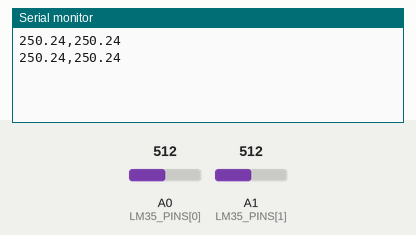
Recording of a sketch running on a simulated Arduino Uno, built with avr-gcc and run on an emulated ATmega328P. Parts: the last lines printed to the serial monitor. The inputs (shaded band) are chosen by the test bench; at power-on: A0 (LM35_PINS[0]) = 512, A1 (LM35_PINS[1]) = 512.

Above: at 1.8 s.
1.9 s: A0 (LM35_PINS[0]) set to 716
At 2.3 s:
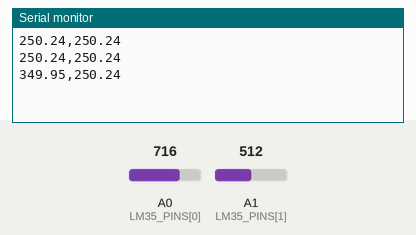
3.4 s: A1 (LM35_PINS[1]) set to 716
At 4.7 s:
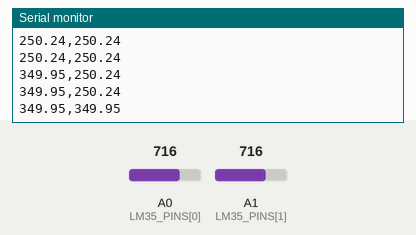
4.9 s: A0 (LM35_PINS[0]) set to 900
At 5.8 s:
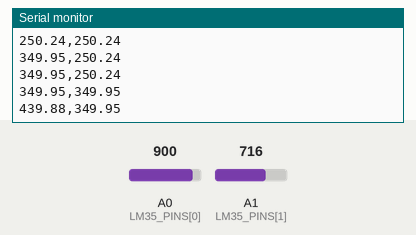
6.4 s: A1 (LM35_PINS[1]) set to 900
At 7.6 s:
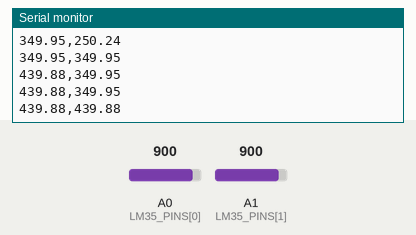
Timing chart, 0 to 8.9 s (numbered marks = the images above; inputs shaded):
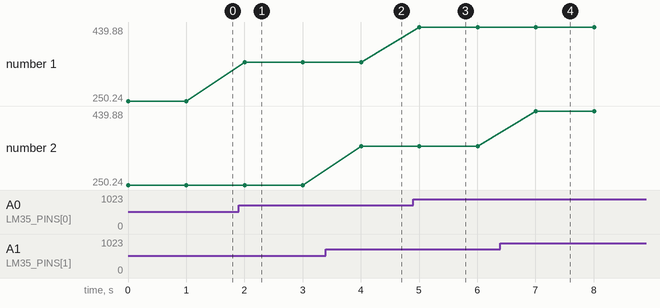

The sketch:

LM35_TempReader.ino
```cpp
const int LM35_PINS[2] = {A0, A1};

float readTemperatureC(int adcValue) {
  return (adcValue * 500.0) / 1023.0;
}

void setup() {
  Serial.begin(9600);
}

void loop() {
  int adcValues[2];
  float temperatures[2];

  for (int i = 0; i < 2; i++) {
    adcValues[i] = analogRead(LM35_PINS[i]);
    temperatures[i] = readTemperatureC(adcValues[i]);
  }

  Serial.print(temperatures[0]);
  Serial.print(",");
  Serial.println(temperatures[1]);

  delay(1000);
}
```

Measured:
- after the input at 1.9 s, the serial monitor: prints a new line after 0.10 s (image 1)
- after the input at 3.4 s, the serial monitor: prints a new line after 0.61 s (image 2)
- after the input at 4.9 s, the serial monitor: prints a new line after 0.11 s (image 3)
- after the input at 6.4 s, the serial monitor: prints a new line after 0.61 s (image 4)
- plotted number 1: 250.24 → 349.95 after the input at 1.9 s, 349.95 → 439.88 after the input at 4.9 s
